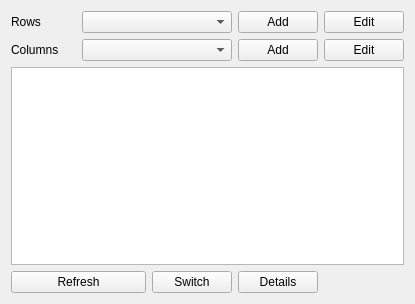
<?xml version="1.0" encoding="UTF-8"?>
<ui version="4.0">
 <class>Dictionaries</class>
 <widget class="QWidget" name="Dictionaries">
  <property name="geometry">
   <rect>
    <x>0</x>
    <y>0</y>
    <width>415</width>
    <height>304</height>
   </rect>
  </property>
  <property name="windowTitle">
   <string>Games</string>
  </property>
  <layout class="QGridLayout" name="gridLayout">
   <item row="1" column="0">
    <widget class="QLabel" name="label_2">
     <property name="text">
      <string>Columns</string>
     </property>
    </widget>
   </item>
   <item row="0" column="0">
    <widget class="QLabel" name="label">
     <property name="text">
      <string>Rows</string>
     </property>
    </widget>
   </item>
   <item row="0" column="3">
    <widget class="QPushButton" name="pushButtonAdd">
     <property name="text">
      <string>Add</string>
     </property>
    </widget>
   </item>
   <item row="0" column="4">
    <widget class="QPushButton" name="pushButtonEdit">
     <property name="text">
      <string>Edit</string>
     </property>
    </widget>
   </item>
   <item row="4" column="0" rowspan="4" colspan="5">
    <widget class="QTableView" name="tableView"/>
   </item>
   <item row="1" column="3">
    <widget class="QPushButton" name="pushButton_3">
     <property name="text">
      <string>Add</string>
     </property>
    </widget>
   </item>
   <item row="1" column="4">
    <widget class="QPushButton" name="pushButton_4">
     <property name="text">
      <string>Edit</string>
     </property>
    </widget>
   </item>
   <item row="8" column="0" colspan="2">
    <widget class="QPushButton" name="pushButton">
     <property name="text">
      <string>Refresh</string>
     </property>
    </widget>
   </item>
   <item row="8" column="2">
    <widget class="QPushButton" name="pushButton_5">
     <property name="text">
      <string>Switch</string>
     </property>
    </widget>
   </item>
   <item row="1" column="1" colspan="2">
    <widget class="QComboBox" name="comboBox_2"/>
   </item>
   <item row="0" column="1" colspan="2">
    <widget class="QComboBox" name="comboBox"/>
   </item>
   <item row="8" column="3">
    <widget class="QPushButton" name="pushButton_2">
     <property name="text">
      <string>Details</string>
     </property>
    </widget>
   </item>
  </layout>
 </widget>
 <resources/>
 <connections/>
</ui>
